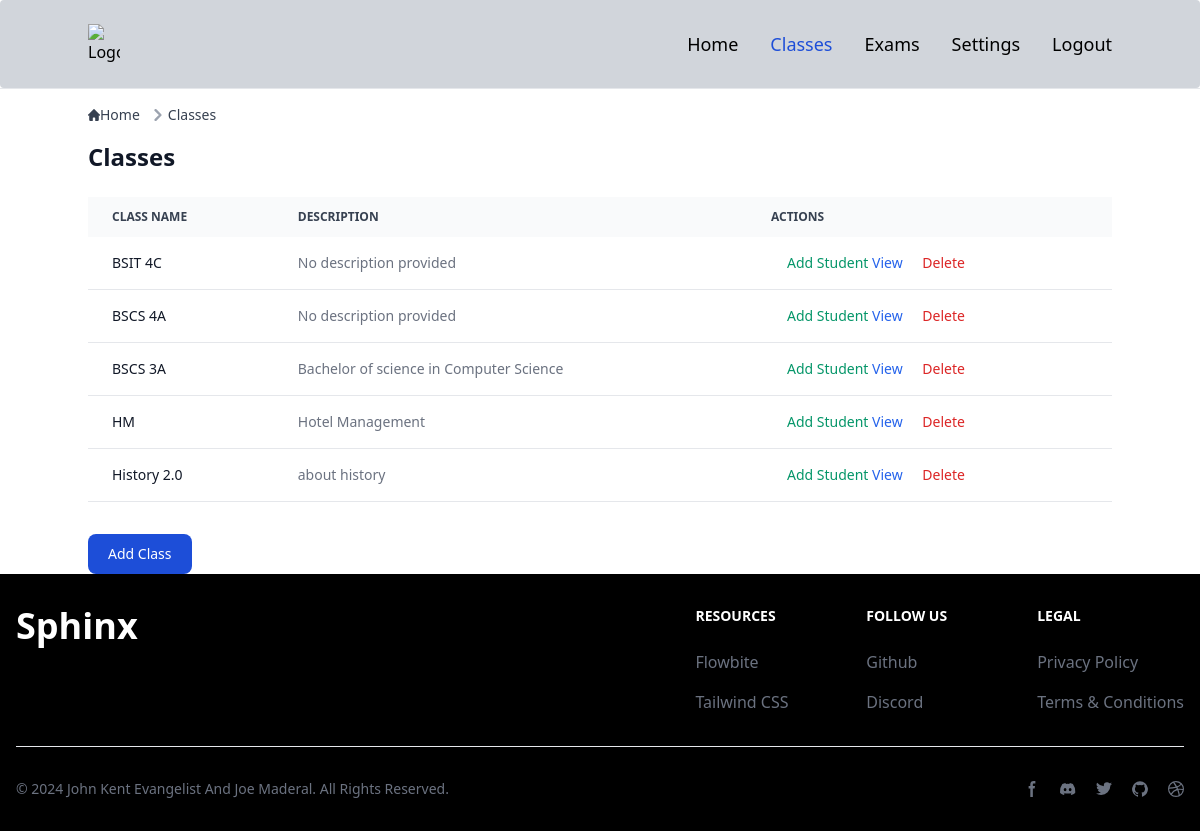
Before: /classes/ (signed in) with the older database file.
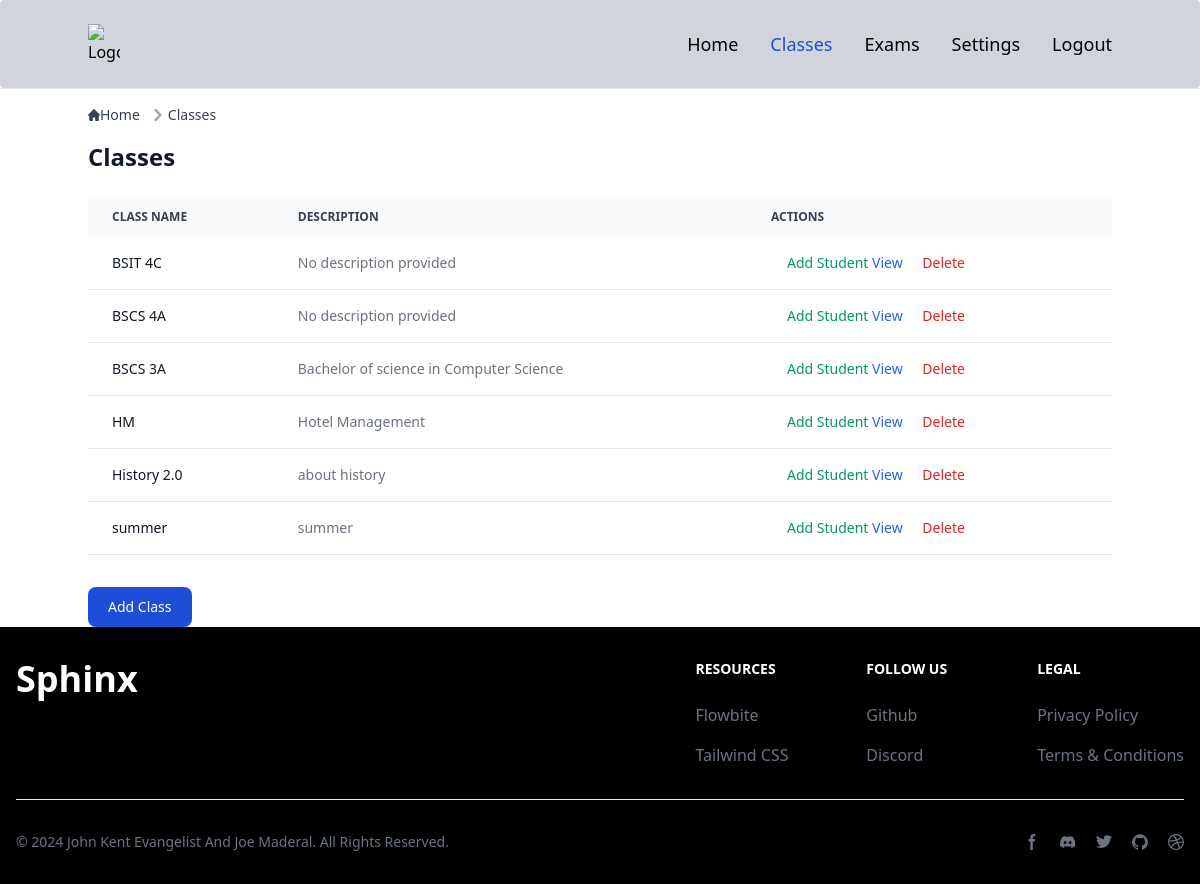
After: the same page with the newer database file.
### smartscoreapp/models.py (models this page shows, shortened)
class Class(models.Model):
    name = models.CharField(max_length=100)
    description = models.TextField(blank=True)
    user = models.ForeignKey(settings.AUTH_USER_MODEL, on_delete=models.CASCADE)

### smartscoreapp/views.py (the view)
# urls.py: path('classes/', classes_view, name='classes'),
@login_required
def classes_view(request):
    user_instance = request.user  # Get the logged-in User instance
    if request.method == 'POST':
        form = ClassNameForm(request.POST)
        if form.is_valid():
            new_class = form.save(commit=False)
            new_class.user = user_instance  # Associate the logged-in user with the class
            new_class.save()
            return redirect('classes')  # Redirect to the classes page after successful creation
    else:
        if user_instance.is_superuser:
            classes = Class.objects.all()
        else:
            classes = Class.objects.filter(user=user_instance)
    context = {
        'classes': classes,
        'form': ClassNameForm()  # Assuming ClassNameForm is your form for adding a new class
    }
    return render(request, 'classes.html', context)

### templates/classes.html (shortened to what this page needs)
{% extends "base.html" %}
{% block content %}
<nav class="flex mb-4" aria-label="Breadcrumb">
  <ol class="inline-flex items-center space-x-1 md:space-x-2 rtl:space-x-reverse">
    <li class="inline-flex items-center">
      <a href="{% url 'index' %}" class="inline-flex items-center text-sm font-medium text-gray-700 hover:text-blue-600 dark:text-gray-400 dark:hover:text-white">
        Home
      </a>
    </li>
    <li class="flex items-center">
      <svg class="rtl:rotate-180 w-3 h-3 text-gray-400 mx-1" aria-hidden="true" xmlns="http://www.w3.org/2000/svg" fill="none" viewBox="0 0 6 10">
        <path stroke="currentColor" stroke-linecap="round" stroke-linejoin="round" stroke-width="2" d="m1 9 4-4-4-4"/>
      </svg>
      <a href="{% url 'classes' %}" class="text-sm font-medium text-gray-700 hover:text-blue-600 dark:text-gray-400 dark:hover:text-white">Classes</a>
    </li>
  </ol>
</nav>
<h1 class="text-2xl font-semibold text-gray-900 dark:text-white mb-6">Classes</h1>
<div class="relative overflow-x-auto mb-6">
  <table class="w-full text-sm text-left rtl:text-right text-gray-500 dark:text-gray-400">
    <thead class="text-xs text-gray-700 uppercase bg-gray-50 dark:bg-gray-700 dark:text-gray-400">
      <tr>
        <th scope="col" class="px-6 py-3">Class Name</th>
        <th scope="col" class="px-6 py-3">Description</th>
        <th scope="col" class="px-6 py-3">Actions</th>
      </tr>
    </thead>
    <tbody>
      {% for class in classes %}
        <tr class="bg-white border-b dark:bg-gray-800 dark:border-gray-700">
          <td class="px-6 py-4 font-medium text-gray-900 dark:text-white">{{ class.name }}</td>
          <td class="px-6 py-4">{{ class.description }}</td>
          <td class="px-6 py-4">
            <button data-modal-target="add-student-modal-{{ class.id }}" data-modal-toggle="add-student-modal-{{ class.id }}" class="text-green-600 hover:underline ml-4">Add Student</button>
            <a href="{% url 'class_detail' class.id %}" class="text-blue-600 hover:underline">View</a>
            <a href="{% url 'delete_class' class.id %}" class="text-red-600 hover:underline ml-4" onclick="return confirm('Are you sure you want to delete this class?');">Delete</a>
          </td>
        </tr>
      {% empty %}
        <tr class="bg-white border-b dark:bg-gray-800 dark:border-gray-700">
          <td colspan="3" class="px-6 py-4 text-center text-gray-500 dark:text-gray-400">No classes available.</td>
        </tr>
      {% endfor %}
    </tbody>
  </table>
</div>
<div class="add-class-section mt-8">
  <button data-modal-target="add-class-modal" data-modal-toggle="add-class-modal" class="block text-white bg-blue-700 hover:bg-blue-800 focus:ring-4 focus:outline-none focus:ring-blue-300 font-medium rounded-lg text-sm px-5 py-2.5 text-center dark:bg-blue-600 dark:hover:bg-blue-700 dark:focus:ring-blue-800" type="button">
    Add Class
  </button>
</div>
{% endblock %}

Changed rows visible on the page:
added Class: name "summer", description "summer"
